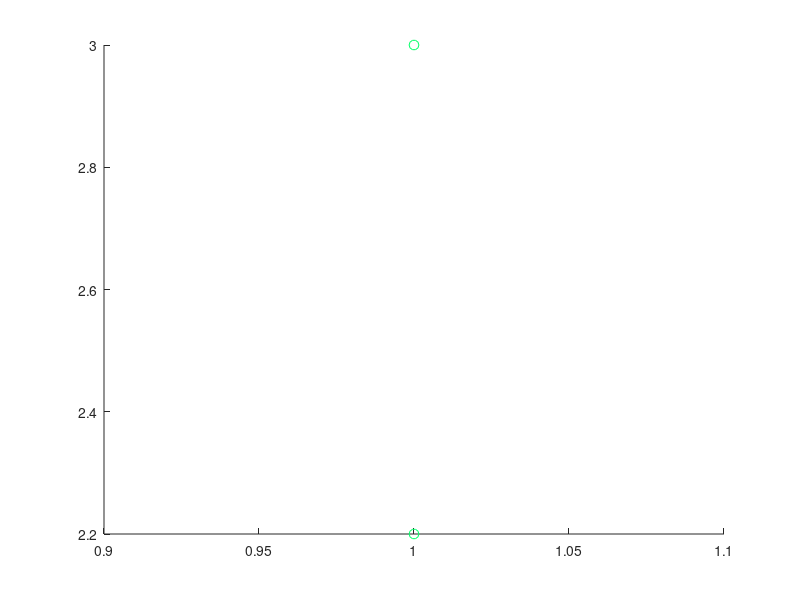

MATLAB code for this plot: (Note: this script raises an error after producing the figure.)
SOL = 2.95e8;

UseLos = 0;
% Walls
L1 = [+0.0, +1.0, +5.3, 4.5];    % [A, B, C] -> Ax + By + C = 0
L2 = [+1.0, +0.0, +5.7, 4.5];    % [A, B, C] -> Ax + By + C = 0
L3 = [+0.0, +1.0, +0.0, 4.5];    % [A, B, C] -> Ax + By + C = 0
L4 = [+1.0, +0.0, +0.0, 4.5];    % [A, B, C] -> Ax + By + C = 0
% Obstacles
L5 = [+0.0, +1.0, +5.0, 10];    % [A, B, C] -> Ax + By + C = 0
L6 = [+0.0, +1.0, +0.7, 10];    % [A, B, C] -> Ax + By + C = 0
% Floor
L7 = [+0.0, +1.0, +0.0, 4.5];    % [A, B, C] -> Ax + By + C = 0
L8 = [+0.0, +1.0, +4.6, 4.5];    % [A, B, C] -> Ax + By + C = 0

walls = [L1; L2; L3; L4; L5; L6];
%walls = [0];
floor = [L7; L8];

n1 = 0;
n2 = 1;
if size(walls, 2) > 1
    n1 = [n1, zeros(1, size(walls, 1))];
    n2 = [n2, walls(:, 4)'];
end
if size(floor, 2) > 1
    n1 = [n1, zeros(1, size(floor, 1))];
    n2 = [n2, floor(:, 4)'];
end
n1 = n1 + 1;

clear TIME;
clear POWER;

n = 5;
cmap = hsv(n);
sigma = 0.4;
ds = linspace(-0.5*sigma, 0.5*sigma, n);
for fooo = 1:n
    sigma = 0.15;
    y1_ = 3.0;
    x1_ = 1.0;
    y2_ = 2.0;
    x2_ = 1.0;
    x1 = x1_;% + ds(fooo);
    x2 = x2_;% + ds(fooo);
    y1 = y1_;% + ds(fooo);
    y2 = y2_ - ds(fooo);



    Tx = [x1, y1, 0.85];    % [x, y, h] Transmitter
    Rx = [x2, y2, 0.85];    % [x, y, h] Receiever

    p = 0:0.1:7;

    figure(1);
    set(gcf, 'colormap', cmap);
    scatter(Tx(1), Tx(2), 50, fooo);
    hold on;
    scatter(Rx(1), Rx(2), 50, fooo);

    indc = 1;
    cosAngle = zeros(1, size(walls, 1));
    cosAngle(indc) = 0;
    aSq = 1; % len(1)^2;    

    ind = 1;
    len = zeros(1, size(walls, 1));
    len(ind) = norm(Rx - Tx);
    LOS = len(1);
    if size(walls, 2) > 1
        for L = walls'
            TxP = ProjectionPoint(Tx(1:2), L);
            RxP = ProjectionPoint(Rx(1:2), L);
            k = norm(RxP - Rx(1:2))/norm(TxP - Tx(1:2));
            l = norm(TxP - RxP);
            direction = (RxP - TxP)/l;
            %Reflection Point
            Rp = TxP + direction*(l/(k+1));
            path = norm(Tx(1:2) - Rp) + norm(Rp - Rx(1:2));
            ind = ind+1;
            len(ind) = path;
            [X, Y] = ToParamteric(L, p);
            %Angle
            b = norm(Tx(1:2) - Rp);
            c = norm(Rp - Rx(1:2));
            indc = indc+1;
            cosAngle(indc) = -(aSq - b^2 - c^2)/(4*b*c);

            % plot walls
            plot(X, Y, 'k');
            % plot reflection and projection points
            scatter(Rp(1), Rp(2), 'r', 'filled');
            scatter(RxP(1), RxP(2), 'b', 'filled');
            scatter(TxP(1), TxP(2), 'b', 'filled');

        end
    end
    if size(floor, 2) > 1
        for L = floor'
            tx = [0.0, Tx(3)];
            los = sqrt(aSq);
            rx = [los, Rx(3)];

            TxP = ProjectionPoint(tx, L);
            RxP = ProjectionPoint(rx, L);
            k = norm(RxP - rx)/norm(TxP - tx);
            direction = (RxP - TxP)/len(1);
            %Reflection Point
            Rp = TxP + direction*(len(1)/(k+1));
            path = norm(tx - Rp) + norm(Rp - rx);
            ind = ind+1;
            len(ind) = path;
            %[X, Y] = ToParamteric(L, p);
            %Angle
            b = norm(Tx(1:2) - Rp);
            c = norm(Rp - Rx(1:2));
            indc = indc+1;
            cosAngle(indc) = -(aSq - b^2 - c^2)/(4*b*c);

        %    plot(X, Y, '--b');
        %    scatter(Rp(1), Rp(2), 'r', 'filled');
        end
    end
    pow0 = 1;
    alpha = 1;
    sinAngle = sqrt(1 - cosAngle.^2);


    %Snell's law
    sinAngle2 = sinAngle.*n1./n2;
    cosAngle2 = sqrt(1 - sinAngle2.^2);
    %Fresnel's formula
    Q = (n1.*cosAngle - n2.*cosAngle2)./(n1.*cosAngle + n2.*cosAngle2);
    Q(1) = 1; % LOS
    
    powDecay = (Q.^2).*pow0;
    powDecay = powDecay./(len.^(alpha));
    
    time = len/SOL*1e9;
    %powDecay(1) = 0; % LOS
    
    if exist('TIME', 'var')
        TIME = [TIME; time];
    else
        TIME = time;
    end
    if exist('POWER', 'var')
        POWER = [POWER; powDecay];
    else
        POWER = powDecay;
    end
end

figure(1)
xy = ellipse([x1, y1], [x2, y2], TIME(5, 2)*(SOL/1e9));
plot(xy(1,:),xy(2,:));

hold off
xlim([-0.1, 6.0]);
ylim([-0.1, 5.5]);

POWER = POWER./max(max(POWER));


figure(2);
set(gcf, 'colormap', cmap);
hold on;
for a = 1:size(TIME, 1)
    plot(TIME(a,:), POWER(a,:), 'o', 'color', cmap(a,:))
end

ex1_ampl = db2mag((POS1(:,2)));
ex2_ampl = db2mag((POS2(:,2)));
ex3_ampl = db2mag((POS3(:,2)));
ex4_ampl = db2mag((POS4(:,2)));
ex5_ampl = db2mag((POS5(:,2)));

x1 = 2.688;
x2 = 3.875;
dx = x2 - x1;

maxval = max([ex1_ampl; ex2_ampl; ex3_ampl; ex4_ampl; ex5_ampl]);

figure(2);
set(gcf, 'colormap', cmap);
hold on;
ex1_time = POS1(:,1)*1e9 - dx;
ex1_ampl = ex1_ampl./maxval;
plot(ex1_time, ex1_ampl, 'color', cmap(1,:));
ex1_time = POS2(:,1)*1e9 - dx;
ex2_ampl = ex2_ampl./maxval;
plot(ex1_time, ex2_ampl, 'color', cmap(2,:));
ex1_time = POS3(:,1)*1e9 - dx;
ex3_ampl = ex3_ampl./maxval;
plot(ex1_time, ex3_ampl, 'color', cmap(3,:));
ex1_time = POS4(:,1)*1e9 - dx;
ex4_ampl = ex4_ampl./maxval;
plot(ex1_time, ex4_ampl, 'color', cmap(4,:));
ex1_time = POS5(:,1)*1e9 - dx;
ex5_ampl = ex5_ampl./maxval;
plot(ex1_time, ex5_ampl, 'color', cmap(5,:));

hold off;
xlim([0, 40]);
set(gca, 'XTick', 0:40);
set(gca, 'YScale', 'log');
grid;
